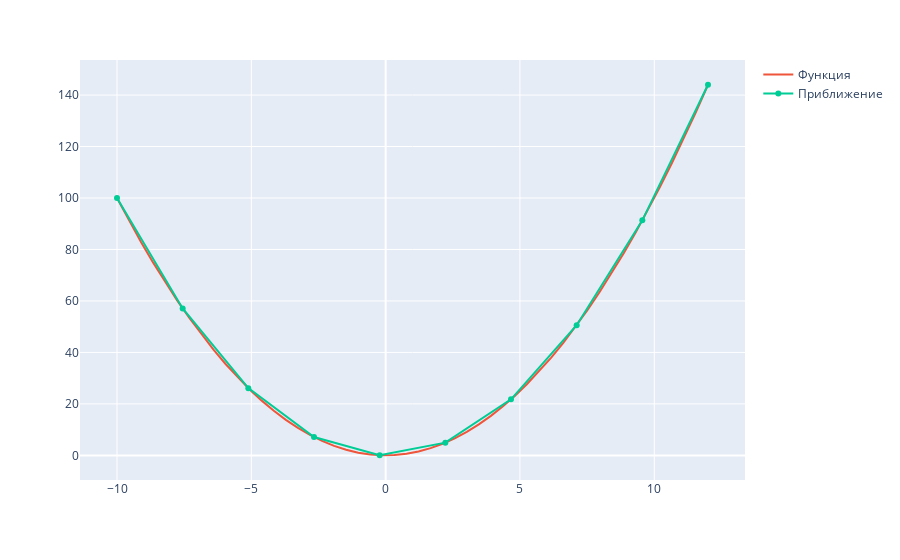

The cell this chart's notebook holds for it:
### Markdown cell above
### Тесты по функциям

### Code cell
def f(x):
    return x ** 2

x, y, p = get_xypdata(-10, 12, 50, 0, 1, f)

x_pred = np.linspace(-10, 12, 10)
f_pred = LeastSquare(x, y, p, 4)
y_pred = [f_pred(xi) for xi in x_pred]

f_coeffs = LeastSquaresCoefs(x, y, p, 3)
str = " + ".join([f"{f_coeffs[i]} * x^{i}" for i in range(3 + 1)])
print(f"Решение: {str}")

fig = px.line()
fig.add_trace(go.Scatter(x=x, y=y, name="Функция"))
fig.add_trace(go.Scatter(x=x_pred, y=y_pred, name="Приближение"))
fig.show()

### Figure 1 — Plotly figure (JSON) as saved in the notebook; plotly's stock layout.template omitted (floating-point values rounded to 4 significant figures)
{"data": [{"hovertemplate": "<extra></extra>", "legendgroup": "", "line": {"color": "#636efa", "dash": "solid"}, "marker": {"symbol": "circle"}, "mode": "lines", "name": "", "orientation": "v", "showlegend": false, "type": "scatter", "xaxis": "x", "yaxis": "y"}, {"name": "Функция", "type": "scatter", "x": [-10, -9.551, -9.102, -8.653, -8.204, -7.755, -7.306, -6.857, -6.408, -5.959, -5.51, -5.061, -4.612, -4.163, -3.714, -3.265, -2.816, -2.367, -1.918, -1.469, -1.02, -0.5714, -0.1224, 0.3265, 0.7755, 1.224, 1.673, 2.122, 2.571, 3.02, 3.469, 3.918, 4.367, 4.816, 5.265, 5.714, 6.163, 6.612, 7.061, 7.51, 7.959, 8.408, 8.857, 9.306, 9.755, 10.2, 10.65, 11.1, 11.55, 12], "y": [100, 91.22, 82.85, 74.88, 67.31, 60.14, 53.38, 47.02, 41.06, 35.51, 30.36, 25.62, 21.27, 17.33, 13.8, 10.66, 7.932, 5.604, 3.68, 2.159, 1.041, 0.3265, 0.01499, 0.1066, 0.6014, 1.499, 2.8, 4.505, 6.612, 9.123, 12.04, 15.35, 19.07, 23.2, 27.72, 32.65, 37.99, 43.72, 49.86, 56.4, 63.35, 70.7, 78.45, 86.6, 95.16, 104.1, 113.5, 123.3, 133.4, 144]}, {"name": "Приближение", "type": "scatter", "x": [-10, -7.556, -5.111, -2.667, -0.2222, 2.222, 4.667, 7.111, 9.556, 12], "y": [100.0, 57.09, 26.12, 7.111, 0.04938, 4.938, 21.78, 50.57, 91.31, 144.0]}], "layout": {"legend": {"tracegroupgap": 0}, "margin": {"t": 60}, "xaxis": {"anchor": "y", "domain": [0, 1]}, "yaxis": {"anchor": "x", "domain": [0, 1]}}}
